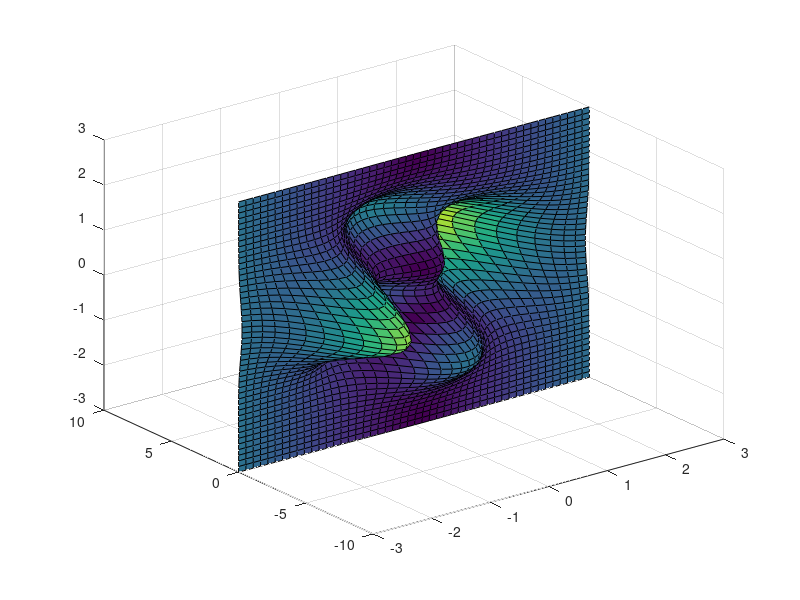

MATLAB code for this plot:
function result = test_surf_006
result = false;
a = figure;
h = gca;
[z,x,y] = peaks;
c = sqrt(x.^2+y.^2);
surf(h,x,y,z,c);
drawnow;
close(a);
result = true;
